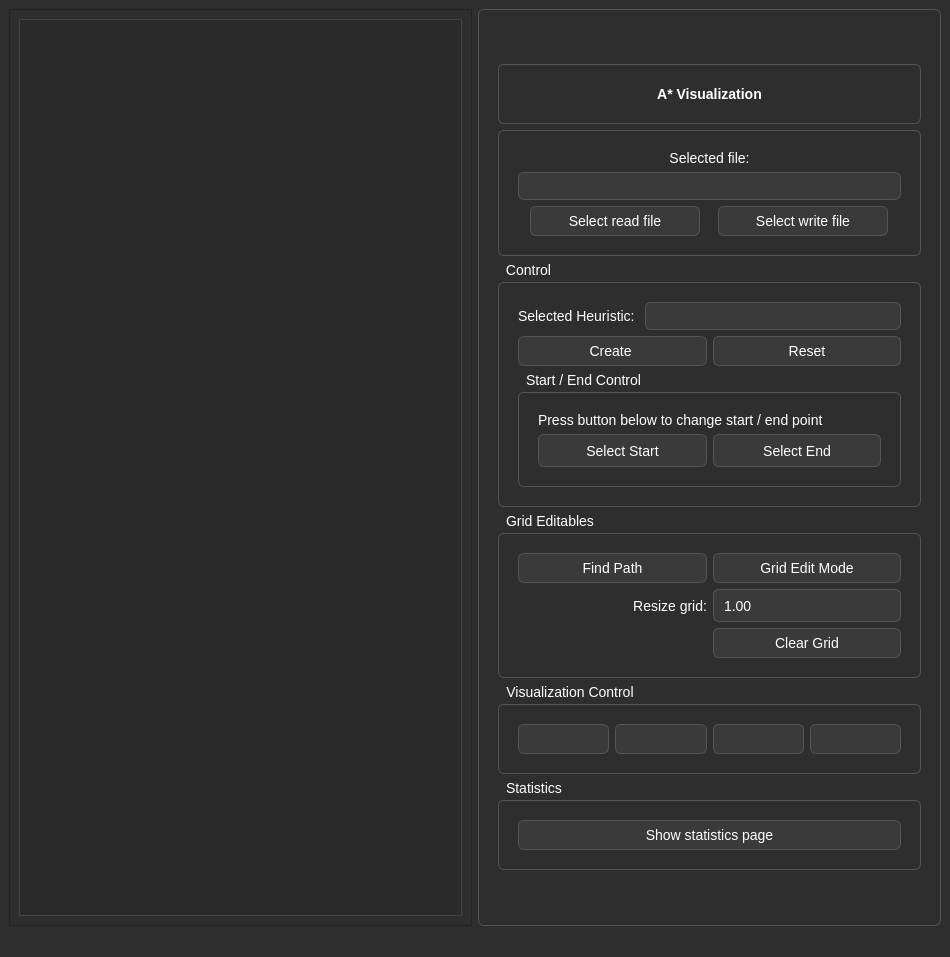
<?xml version="1.0" encoding="UTF-8"?>
<ui version="4.0">
 <class>MainWindow</class>
 <widget class="QMainWindow" name="MainWindow">
  <property name="geometry">
   <rect>
    <x>0</x>
    <y>0</y>
    <width>950</width>
    <height>957</height>
   </rect>
  </property>
  <property name="windowTitle">
   <string>Visualization</string>
  </property>
  <property name="windowIcon">
   <iconset>
    <normaloff>icons/a_star_icon.ico</normaloff>icons/a_star_icon.ico</iconset>
  </property>
  <property name="windowOpacity">
   <double>1.000000000000000</double>
  </property>
  <property name="styleSheet">
   <string notr="true">* {
    font-family: &quot;Segoe UI&quot;, &quot;Arial&quot;, sans-serif;
    font-size: 14px;
    color: #FFFFFF;
    background-color: #2e2e2e;
}</string>
  </property>
  <widget class="QWidget" name="centralwidget">
   <property name="minimumSize">
    <size>
     <width>950</width>
     <height>0</height>
    </size>
   </property>
   <layout class="QHBoxLayout" name="horizontalLayout_7">
    <item>
     <widget class="QScrollArea" name="scrollArea">
      <property name="widgetResizable">
       <bool>true</bool>
      </property>
      <widget class="QWidget" name="scrollAreaWidgetContents">
       <property name="geometry">
        <rect>
         <x>0</x>
         <y>0</y>
         <width>461</width>
         <height>913</height>
        </rect>
       </property>
       <layout class="QHBoxLayout" name="horizontalLayout_3">
        <item>
         <widget class="QGraphicsView" name="graphicsView">
          <property name="styleSheet">
           <string notr="true">QGraphicsView {
    background-color: #2a2a2a;
    border: 1px solid #444444;
}</string>
          </property>
         </widget>
        </item>
       </layout>
      </widget>
     </widget>
    </item>
    <item>
     <widget class="QGroupBox" name="groupBox_7">
      <property name="maximumSize">
       <size>
        <width>500</width>
        <height>16777215</height>
       </size>
      </property>
      <property name="styleSheet">
       <string notr="true">QGroupBox {
    border: 1px solid #555555;
    border-radius: 6px;
    margin-top: 0px;
    padding: 10px;
}
</string>
      </property>
      <property name="title">
       <string/>
      </property>
      <layout class="QHBoxLayout" name="horizontalLayout_5">
       <item>
        <layout class="QVBoxLayout" name="verticalLayout">
         <property name="sizeConstraint">
          <enum>QLayout::SizeConstraint::SetMinimumSize</enum>
         </property>
         <item>
          <spacer name="verticalSpacer">
           <property name="orientation">
            <enum>Qt::Orientation::Vertical</enum>
           </property>
           <property name="sizeHint" stdset="0">
            <size>
             <width>20</width>
             <height>40</height>
            </size>
           </property>
          </spacer>
         </item>
         <item>
          <widget class="QGroupBox" name="groupBox_8">
           <property name="sizePolicy">
            <sizepolicy hsizetype="Preferred" vsizetype="Minimum">
             <horstretch>0</horstretch>
             <verstretch>0</verstretch>
            </sizepolicy>
           </property>
           <property name="styleSheet">
            <string notr="true">QGroupBox {
    border: 1px solid #555555;
    border-radius: 6px;
    margin-top: 0px;
    padding: 10px;
}
</string>
           </property>
           <property name="title">
            <string/>
           </property>
           <layout class="QVBoxLayout" name="verticalLayout_8">
            <item>
             <widget class="QLabel" name="label_4">
              <property name="sizePolicy">
               <sizepolicy hsizetype="Ignored" vsizetype="Minimum">
                <horstretch>0</horstretch>
                <verstretch>0</verstretch>
               </sizepolicy>
              </property>
              <property name="minimumSize">
               <size>
                <width>0</width>
                <height>20</height>
               </size>
              </property>
              <property name="font">
               <font>
                <family>Segoe UI</family>
                <pointsize>-1</pointsize>
                <bold>true</bold>
               </font>
              </property>
              <property name="layoutDirection">
               <enum>Qt::LayoutDirection::LeftToRight</enum>
              </property>
              <property name="text">
               <string>A* Visualization</string>
              </property>
              <property name="textFormat">
               <enum>Qt::TextFormat::AutoText</enum>
              </property>
              <property name="alignment">
               <set>Qt::AlignmentFlag::AlignCenter</set>
              </property>
             </widget>
            </item>
           </layout>
          </widget>
         </item>
         <item>
          <widget class="QGroupBox" name="groupBox_6">
           <property name="styleSheet">
            <string notr="true">QGroupBox {
    border: 1px solid #555555;
    border-radius: 6px;
    margin-top: 0px;
    padding: 10px;
}
</string>
           </property>
           <property name="title">
            <string/>
           </property>
           <layout class="QVBoxLayout" name="verticalLayout_7">
            <item>
             <widget class="QLabel" name="label">
              <property name="sizePolicy">
               <sizepolicy hsizetype="Expanding" vsizetype="Fixed">
                <horstretch>0</horstretch>
                <verstretch>0</verstretch>
               </sizepolicy>
              </property>
              <property name="minimumSize">
               <size>
                <width>367</width>
                <height>0</height>
               </size>
              </property>
              <property name="font">
               <font>
                <family>Segoe UI</family>
                <pointsize>-1</pointsize>
               </font>
              </property>
              <property name="text">
               <string>Selected file:</string>
              </property>
              <property name="alignment">
               <set>Qt::AlignmentFlag::AlignCenter</set>
              </property>
             </widget>
            </item>
            <item>
             <widget class="QLineEdit" name="lineEdit">
              <property name="sizePolicy">
               <sizepolicy hsizetype="Expanding" vsizetype="Fixed">
                <horstretch>0</horstretch>
                <verstretch>0</verstretch>
               </sizepolicy>
              </property>
              <property name="minimumSize">
               <size>
                <width>367</width>
                <height>0</height>
               </size>
              </property>
              <property name="styleSheet">
               <string notr="true">QLineEdit {
    background-color: #3a3a3a;
    border: 1px solid #555555;
    border-radius: 6px;
    padding: 4px 8px;
    selection-background-color: #606060;
    color: #ffffff;
}</string>
              </property>
              <property name="readOnly">
               <bool>true</bool>
              </property>
             </widget>
            </item>
            <item>
             <layout class="QHBoxLayout" name="horizontalLayout_6">
              <item>
               <widget class="QPushButton" name="fileButton">
                <property name="sizePolicy">
                 <sizepolicy hsizetype="Fixed" vsizetype="Fixed">
                  <horstretch>0</horstretch>
                  <verstretch>0</verstretch>
                 </sizepolicy>
                </property>
                <property name="minimumSize">
                 <size>
                  <width>170</width>
                  <height>0</height>
                 </size>
                </property>
                <property name="styleSheet">
                 <string notr="true">QPushButton {
    background-color: #3a3a3a;
    border: 1px solid #555555;
    border-radius: 6px;
    padding: 6px 12px;
}
QPushButton:hover {
    background-color: #505050;
}
QPushButton:pressed {
    background-color: #666666;
}</string>
                </property>
                <property name="text">
                 <string>Select read file</string>
                </property>
               </widget>
              </item>
              <item>
               <widget class="QPushButton" name="saveButton">
                <property name="sizePolicy">
                 <sizepolicy hsizetype="Fixed" vsizetype="Fixed">
                  <horstretch>0</horstretch>
                  <verstretch>0</verstretch>
                 </sizepolicy>
                </property>
                <property name="minimumSize">
                 <size>
                  <width>170</width>
                  <height>0</height>
                 </size>
                </property>
                <property name="styleSheet">
                 <string notr="true">QPushButton {
    background-color: #3a3a3a;
    border: 1px solid #555555;
    border-radius: 6px;
    padding: 6px 12px;
}
QPushButton:hover {
    background-color: #505050;
}
QPushButton:pressed {
    background-color: #666666;
}</string>
                </property>
                <property name="text">
                 <string>Select write file</string>
                </property>
               </widget>
              </item>
             </layout>
            </item>
           </layout>
          </widget>
         </item>
         <item>
          <widget class="QGroupBox" name="groupBox_2">
           <property name="sizePolicy">
            <sizepolicy hsizetype="Expanding" vsizetype="Fixed">
             <horstretch>0</horstretch>
             <verstretch>0</verstretch>
            </sizepolicy>
           </property>
           <property name="minimumSize">
            <size>
             <width>367</width>
             <height>0</height>
            </size>
           </property>
           <property name="styleSheet">
            <string notr="true">QGroupBox {
    border: 1px solid #555555;
    border-radius: 6px;
    margin-top: 20px;
    padding: 10px;
}
QGroupBox::title {
    subcontrol-origin: margin;
    subcontrol-position: top left;
    padding: 0 6px;
    color: #ffffff;
    background-color: #2e2e2e;
}</string>
           </property>
           <property name="title">
            <string>Control</string>
           </property>
           <layout class="QVBoxLayout" name="verticalLayout_3">
            <item>
             <layout class="QHBoxLayout" name="horizontalLayout">
              <item>
               <widget class="QLabel" name="label_2">
                <property name="font">
                 <font>
                  <family>Segoe UI</family>
                  <pointsize>-1</pointsize>
                 </font>
                </property>
                <property name="styleSheet">
                 <string notr="true">QLabel {
    color: #ffffff;
    background: transparent;
}</string>
                </property>
                <property name="text">
                 <string>Selected Heuristic: </string>
                </property>
                <property name="alignment">
                 <set>Qt::AlignmentFlag::AlignLeading|Qt::AlignmentFlag::AlignLeft|Qt::AlignmentFlag::AlignVCenter</set>
                </property>
               </widget>
              </item>
              <item>
               <widget class="QComboBox" name="comboBox">
                <property name="sizePolicy">
                 <sizepolicy hsizetype="Expanding" vsizetype="Fixed">
                  <horstretch>0</horstretch>
                  <verstretch>0</verstretch>
                 </sizepolicy>
                </property>
                <property name="styleSheet">
                 <string notr="true">QComboBox {
    background-color: #3a3a3a;
    border: 1px solid #555555;
    border-radius: 6px;
    padding: 4px 8px;
    color: #ffffff;
}
QComboBox QAbstractItemView {
    background-color: #3a3a3a;
    selection-background-color: #505050;
    color: #ffffff;
    border: 1px solid #555555;
    outline: 0;
}
QComboBox::drop-down {
    border: none;
    subcontrol-origin: padding;
    subcontrol-position: top right;
    width: 20px;
}
QComboBox::down-arrow {
	image: url(:/icons/icons/arrow_down.png);
    width: 12px;
    height: 12px;
}</string>
                </property>
                <property name="editable">
                 <bool>false</bool>
                </property>
                <property name="currentText">
                 <string/>
                </property>
                <property name="currentIndex">
                 <number>-1</number>
                </property>
               </widget>
              </item>
             </layout>
            </item>
            <item>
             <layout class="QHBoxLayout" name="horizontalLayout_4">
              <item>
               <widget class="QPushButton" name="createButton">
                <property name="sizePolicy">
                 <sizepolicy hsizetype="Expanding" vsizetype="Fixed">
                  <horstretch>0</horstretch>
                  <verstretch>0</verstretch>
                 </sizepolicy>
                </property>
                <property name="styleSheet">
                 <string notr="true">QPushButton {
    background-color: #3a3a3a;
    border: 1px solid #555555;
    border-radius: 6px;
    padding: 6px 12px;
}
QPushButton:hover {
    background-color: #505050;
}
QPushButton:pressed {
    background-color: #666666;
}</string>
                </property>
                <property name="text">
                 <string>Create </string>
                </property>
               </widget>
              </item>
              <item>
               <widget class="QPushButton" name="resetButton">
                <property name="enabled">
                 <bool>true</bool>
                </property>
                <property name="sizePolicy">
                 <sizepolicy hsizetype="Expanding" vsizetype="Fixed">
                  <horstretch>0</horstretch>
                  <verstretch>0</verstretch>
                 </sizepolicy>
                </property>
                <property name="styleSheet">
                 <string notr="true">QPushButton {
    background-color: #3a3a3a;
    border: 1px solid #555555;
    border-radius: 6px;
    padding: 6px 12px;
}
QPushButton:hover {
    background-color: #505050;
}
QPushButton:pressed {
    background-color: #666666;
}</string>
                </property>
                <property name="text">
                 <string>Reset</string>
                </property>
                <property name="checkable">
                 <bool>false</bool>
                </property>
               </widget>
              </item>
             </layout>
            </item>
            <item>
             <widget class="QGroupBox" name="groupBox_4">
              <property name="minimumSize">
               <size>
                <width>0</width>
                <height>0</height>
               </size>
              </property>
              <property name="styleSheet">
               <string notr="true">QGroupBox {
    border: 1px solid #555555;
    border-radius: 6px;
    margin-top: 20px;
    padding: 10px;
}
QGroupBox::title {
    subcontrol-origin: margin;
    subcontrol-position: top left;
    padding: 0 6px;
    color: #ffffff;
    background-color: #2e2e2e;
}</string>
              </property>
              <property name="title">
               <string>Start / End Control</string>
              </property>
              <layout class="QVBoxLayout" name="verticalLayout_5">
               <item>
                <widget class="QLabel" name="info_label">
                 <property name="font">
                  <font>
                   <family>Segoe UI</family>
                   <pointsize>-1</pointsize>
                  </font>
                 </property>
                 <property name="styleSheet">
                  <string notr="true">QLabel {
    color: #ffffff;
    background: transparent;
}</string>
                 </property>
                 <property name="text">
                  <string>Press button below to change start / end point</string>
                 </property>
                </widget>
               </item>
               <item>
                <layout class="QHBoxLayout" name="horizontalLayout_2">
                 <item>
                  <widget class="QPushButton" name="StartButton">
                   <property name="enabled">
                    <bool>false</bool>
                   </property>
                   <property name="minimumSize">
                    <size>
                     <width>0</width>
                     <height>33</height>
                    </size>
                   </property>
                   <property name="styleSheet">
                    <string notr="true">QPushButton {
    background-color: #3a3a3a;
    border: 1px solid #555555;
    border-radius: 6px;
    padding: 6px 12px;
}
QPushButton:hover {
    background-color: #505050;
}
QPushButton:pressed {
    background-color: #666666;
}</string>
                   </property>
                   <property name="text">
                    <string>Select Start</string>
                   </property>
                  </widget>
                 </item>
                 <item>
                  <widget class="QPushButton" name="EndButton">
                   <property name="enabled">
                    <bool>false</bool>
                   </property>
                   <property name="minimumSize">
                    <size>
                     <width>0</width>
                     <height>33</height>
                    </size>
                   </property>
                   <property name="styleSheet">
                    <string notr="true">QPushButton {
    background-color: #3a3a3a;
    border: 1px solid #555555;
    border-radius: 6px;
    padding: 6px 12px;
}
QPushButton:hover {
    background-color: #505050;
}
QPushButton:pressed {
    background-color: #666666;
}</string>
                   </property>
                   <property name="text">
                    <string>Select End</string>
                   </property>
                   <property name="checkable">
                    <bool>false</bool>
                   </property>
                  </widget>
                 </item>
                </layout>
               </item>
              </layout>
             </widget>
            </item>
           </layout>
          </widget>
         </item>
         <item>
          <widget class="QGroupBox" name="groupBox">
           <property name="sizePolicy">
            <sizepolicy hsizetype="Expanding" vsizetype="Fixed">
             <horstretch>0</horstretch>
             <verstretch>0</verstretch>
            </sizepolicy>
           </property>
           <property name="minimumSize">
            <size>
             <width>367</width>
             <height>0</height>
            </size>
           </property>
           <property name="styleSheet">
            <string notr="true">QGroupBox {
    border: 1px solid #555555;
    border-radius: 6px;
    margin-top: 20px;
    padding: 10px;
}
QGroupBox::title {
    subcontrol-origin: margin;
    subcontrol-position: top left;
    padding: 0 6px;
    color: #ffffff;
    background-color: #2e2e2e;
}</string>
           </property>
           <property name="title">
            <string>Grid Editables</string>
           </property>
           <layout class="QVBoxLayout" name="verticalLayout_2">
            <item>
             <layout class="QGridLayout" name="gridLayout_3">
              <item row="0" column="1">
               <widget class="QPushButton" name="gridEditButton">
                <property name="enabled">
                 <bool>false</bool>
                </property>
                <property name="styleSheet">
                 <string notr="true">QPushButton {
    background-color: #3a3a3a;
    border: 1px solid #555555;
    border-radius: 6px;
    padding: 6px 12px;
}
QPushButton:hover {
    background-color: #505050;
}
QPushButton:pressed {
    background-color: #666666;
}</string>
                </property>
                <property name="text">
                 <string>Grid Edit Mode</string>
                </property>
               </widget>
              </item>
              <item row="0" column="0">
               <widget class="QPushButton" name="pathFindButton">
                <property name="enabled">
                 <bool>false</bool>
                </property>
                <property name="styleSheet">
                 <string notr="true">QPushButton {
    background-color: #3a3a3a;
    border: 1px solid #555555;
    border-radius: 6px;
    padding: 6px 12px;
}
QPushButton:hover {
    background-color: #505050;
}
QPushButton:pressed {
    background-color: #666666;
}QPushButton:hover {
	background-color: white;
	border: 1px solid rgb(203, 203, 203);
    border-radius: 5px;
}</string>
                </property>
                <property name="text">
                 <string>Find Path</string>
                </property>
               </widget>
              </item>
              <item row="1" column="0">
               <widget class="QLabel" name="label_3">
                <property name="minimumSize">
                 <size>
                  <width>0</width>
                  <height>33</height>
                 </size>
                </property>
                <property name="font">
                 <font>
                  <family>Segoe UI</family>
                  <pointsize>-1</pointsize>
                 </font>
                </property>
                <property name="styleSheet">
                 <string notr="true">QLabel {
    color: #ffffff;
    background: transparent;
}</string>
                </property>
                <property name="text">
                 <string>Resize grid:</string>
                </property>
                <property name="alignment">
                 <set>Qt::AlignmentFlag::AlignRight|Qt::AlignmentFlag::AlignTrailing|Qt::AlignmentFlag::AlignVCenter</set>
                </property>
               </widget>
              </item>
              <item row="1" column="1">
               <widget class="QDoubleSpinBox" name="doubleSpinBox">
                <property name="enabled">
                 <bool>false</bool>
                </property>
                <property name="minimumSize">
                 <size>
                  <width>0</width>
                  <height>33</height>
                 </size>
                </property>
                <property name="styleSheet">
                 <string notr="true">QDoubleSpinBox {
    background-color: #3a3a3a;
    border: 1px solid #555555;
    border-radius: 6px;
    padding: 4px 8px;
    color: #ffffff;
}
QDoubleSpinBox::up-button, QDoubleSpinBox::down-button {
    background-color: transparent;
    border: none;
    width: 12px;
}
QDoubleSpinBox::up-arrow {
    
	image: url(:/icons/icons/arrow_up.png);
    width: 10px;
    height: 10px;
}
QDoubleSpinBox::down-arrow {
    
	image: url(:/icons/icons/arrow_down.png);
    width: 10px;
    height: 10px;
}</string>
                </property>
                <property name="minimum">
                 <double>0.250000000000000</double>
                </property>
                <property name="maximum">
                 <double>1.000000000000000</double>
                </property>
                <property name="singleStep">
                 <double>0.250000000000000</double>
                </property>
                <property name="value">
                 <double>1.000000000000000</double>
                </property>
               </widget>
              </item>
              <item row="4" column="1">
               <widget class="QPushButton" name="clearButton">
                <property name="enabled">
                 <bool>false</bool>
                </property>
                <property name="styleSheet">
                 <string notr="true">QPushButton {
    background-color: #3a3a3a;
    border: 1px solid #555555;
    border-radius: 6px;
    padding: 6px 12px;
}
QPushButton:hover {
    background-color: #505050;
}
QPushButton:pressed {
    background-color: #666666;
}</string>
                </property>
                <property name="text">
                 <string>Clear Grid</string>
                </property>
               </widget>
              </item>
             </layout>
            </item>
           </layout>
          </widget>
         </item>
         <item>
          <widget class="QGroupBox" name="groupBox_3">
           <property name="sizePolicy">
            <sizepolicy hsizetype="Expanding" vsizetype="Fixed">
             <horstretch>0</horstretch>
             <verstretch>0</verstretch>
            </sizepolicy>
           </property>
           <property name="minimumSize">
            <size>
             <width>367</width>
             <height>0</height>
            </size>
           </property>
           <property name="styleSheet">
            <string notr="true">QGroupBox {
    border: 1px solid #555555;
    border-radius: 6px;
    margin-top: 20px;
    padding: 10px;
}
QGroupBox::title {
    subcontrol-origin: margin;
    subcontrol-position: top left;
    padding: 0 6px;
    color: #ffffff;
    background-color: #2e2e2e;
}</string>
           </property>
           <property name="title">
            <string>Visualization Control</string>
           </property>
           <layout class="QVBoxLayout" name="verticalLayout_4">
            <item>
             <layout class="QGridLayout" name="gridLayout_4">
              <item row="0" column="3">
               <widget class="QPushButton" name="fastforwardButton">
                <property name="enabled">
                 <bool>false</bool>
                </property>
                <property name="styleSheet">
                 <string notr="true">QPushButton {
    background-color: #3a3a3a;
    border: 1px solid #555555;
    border-radius: 6px;
    padding: 6px 12px;
}
QPushButton:hover {
    background-color: #505050;
}
QPushButton:pressed {
    background-color: #666666;
}</string>
                </property>
                <property name="text">
                 <string/>
                </property>
                <property name="icon">
                 <iconset resource="mainwindow.qrc">
                  <normaloff>:/icons/icons/fastforward.png</normaloff>:/icons/icons/fastforward.png</iconset>
                </property>
               </widget>
              </item>
              <item row="0" column="1">
               <widget class="QPushButton" name="pauseButton">
                <property name="enabled">
                 <bool>false</bool>
                </property>
                <property name="minimumSize">
                 <size>
                  <width>0</width>
                  <height>0</height>
                 </size>
                </property>
                <property name="maximumSize">
                 <size>
                  <width>16777215</width>
                  <height>16777215</height>
                 </size>
                </property>
                <property name="styleSheet">
                 <string notr="true">QPushButton {
    background-color: #3a3a3a;
    border: 1px solid #555555;
    border-radius: 6px;
    padding: 6px 12px;
}
QPushButton:hover {
    background-color: #505050;
}
QPushButton:pressed {
    background-color: #666666;
}</string>
                </property>
                <property name="text">
                 <string/>
                </property>
                <property name="icon">
                 <iconset resource="mainwindow.qrc">
                  <normaloff>:/icons/icons/pause.png</normaloff>:/icons/icons/pause.png</iconset>
                </property>
               </widget>
              </item>
              <item row="0" column="2">
               <widget class="QPushButton" name="resumeButton">
                <property name="enabled">
                 <bool>false</bool>
                </property>
                <property name="styleSheet">
                 <string notr="true">QPushButton {
    background-color: #3a3a3a;
    border: 1px solid #555555;
    border-radius: 6px;
    padding: 6px 12px;
}
QPushButton:hover {
    background-color: #505050;
}
QPushButton:pressed {
    background-color: #666666;
}</string>
                </property>
                <property name="text">
                 <string/>
                </property>
                <property name="icon">
                 <iconset resource="mainwindow.qrc">
                  <normaloff>:/icons/icons/play.png</normaloff>:/icons/icons/play.png</iconset>
                </property>
               </widget>
              </item>
              <item row="0" column="4">
               <widget class="QPushButton" name="fastforward2Button">
                <property name="enabled">
                 <bool>false</bool>
                </property>
                <property name="styleSheet">
                 <string notr="true">QPushButton {
    background-color: #3a3a3a;
    border: 1px solid #555555;
    border-radius: 6px;
    padding: 6px 12px;
}
QPushButton:hover {
    background-color: #505050;
}
QPushButton:pressed {
    background-color: #666666;
}</string>
                </property>
                <property name="text">
                 <string/>
                </property>
                <property name="icon">
                 <iconset resource="mainwindow.qrc">
                  <normaloff>:/icons/icons/fastforward3.png</normaloff>:/icons/icons/fastforward3.png</iconset>
                </property>
               </widget>
              </item>
             </layout>
            </item>
           </layout>
          </widget>
         </item>
         <item>
          <widget class="QGroupBox" name="groupBox_5">
           <property name="styleSheet">
            <string notr="true">QGroupBox {
    border: 1px solid #555555;
    border-radius: 6px;
    margin-top: 20px;
    padding: 10px;
}
QGroupBox::title {
    subcontrol-origin: margin;
    subcontrol-position: top left;
    padding: 0 6px;
    color: #ffffff;
    background-color: #2e2e2e;
}</string>
           </property>
           <property name="title">
            <string>Statistics</string>
           </property>
           <layout class="QVBoxLayout" name="verticalLayout_6">
            <item>
             <widget class="QPushButton" name="statsButton">
              <property name="styleSheet">
               <string notr="true">QPushButton {
    background-color: #3a3a3a;
    border: 1px solid #555555;
    border-radius: 6px;
    padding: 6px 12px;
}
QPushButton:hover {
    background-color: #505050;
}
QPushButton:pressed {
    background-color: #666666;
}</string>
              </property>
              <property name="text">
               <string>Show statistics page</string>
              </property>
             </widget>
            </item>
           </layout>
          </widget>
         </item>
         <item>
          <spacer name="verticalSpacer_3">
           <property name="orientation">
            <enum>Qt::Orientation::Vertical</enum>
           </property>
           <property name="sizeType">
            <enum>QSizePolicy::Policy::Expanding</enum>
           </property>
           <property name="sizeHint" stdset="0">
            <size>
             <width>20</width>
             <height>40</height>
            </size>
           </property>
          </spacer>
         </item>
        </layout>
       </item>
      </layout>
     </widget>
    </item>
   </layout>
  </widget>
  <widget class="QStatusBar" name="statusbar"/>
 </widget>
 <resources>
  <include location="mainwindow.qrc"/>
 </resources>
 <connections/>
</ui>
